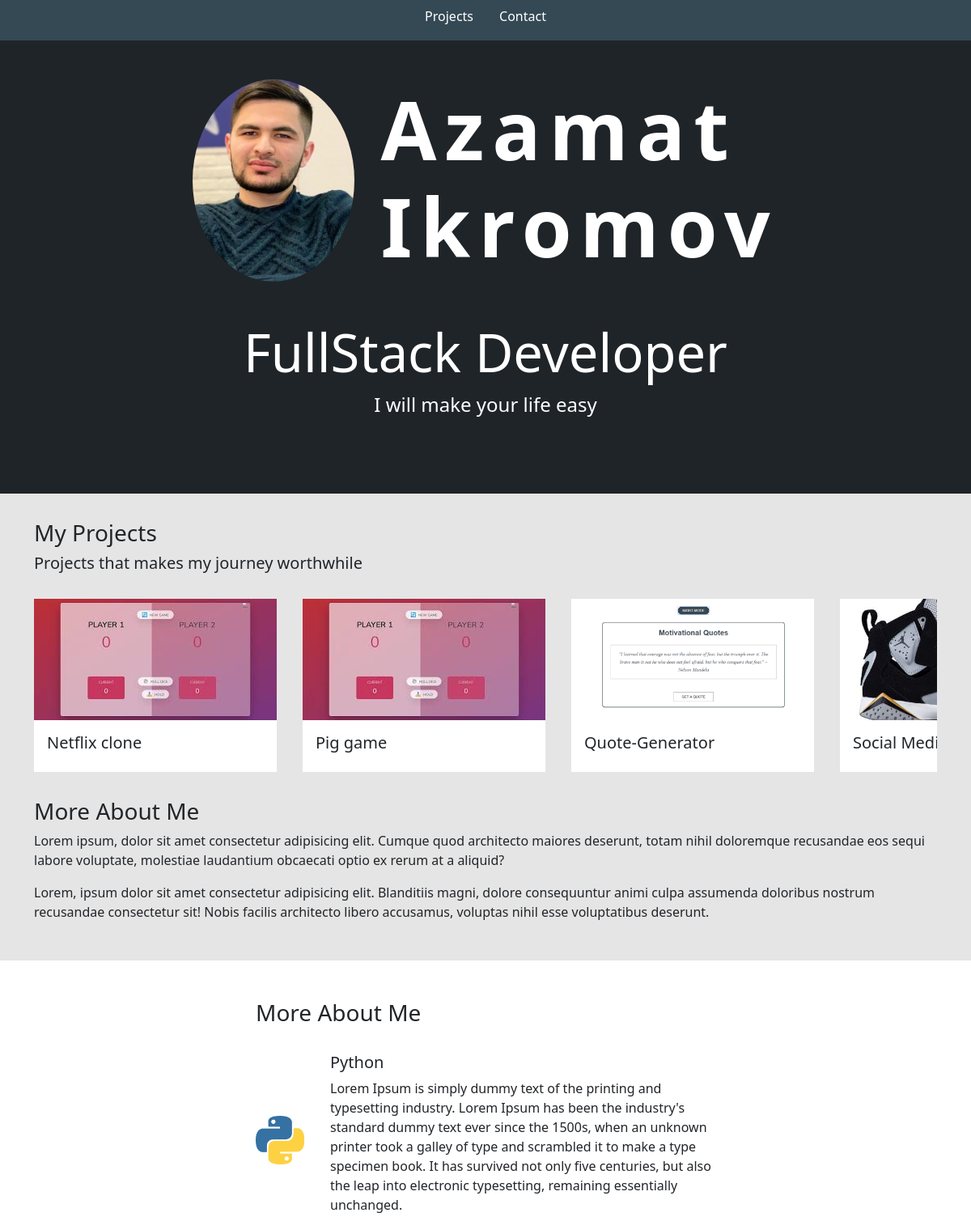
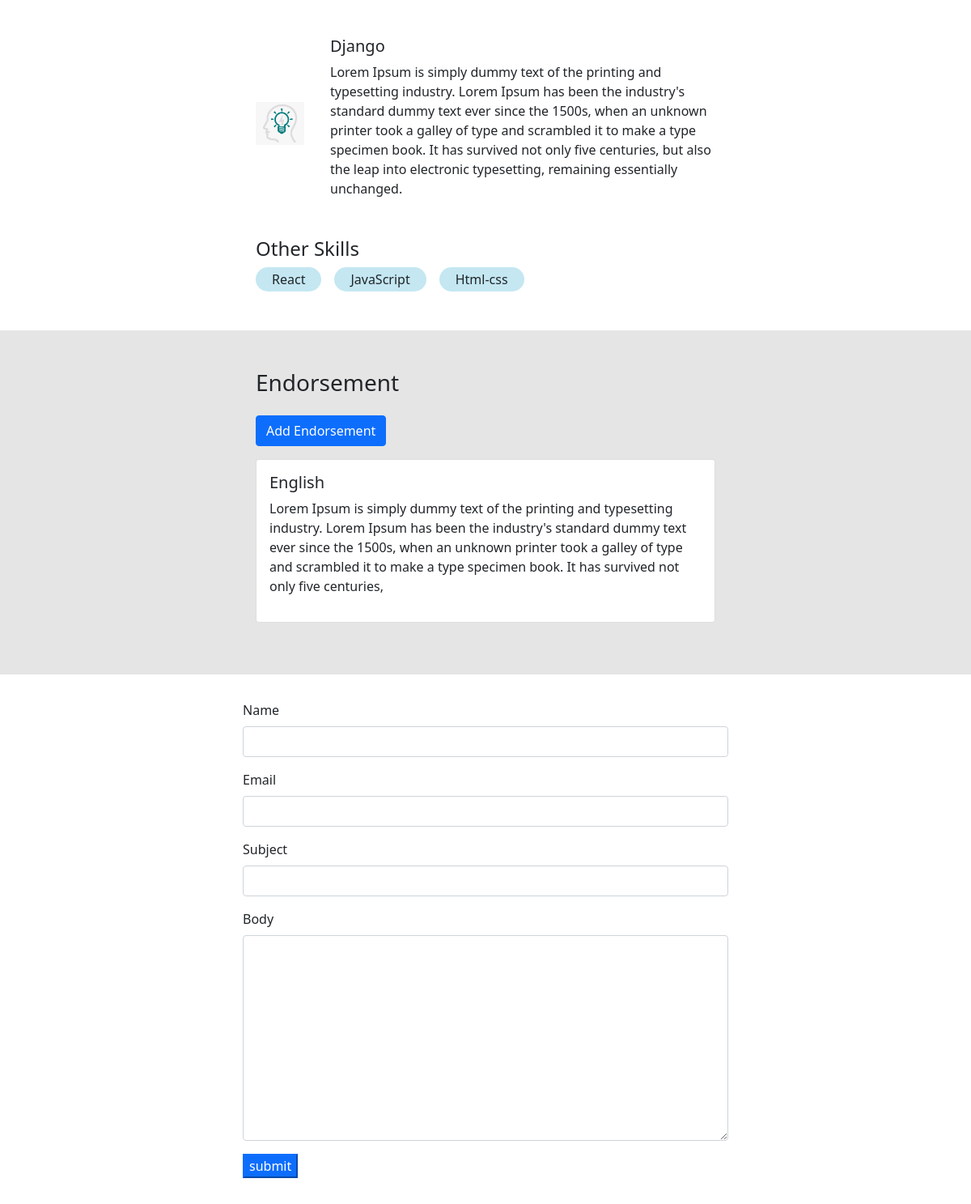
The page / on the database its author committed (2 pictures, top to bottom).
### base/models.py (models this page shows, shortened)
class Project(models.Model):
    title = models.CharField(max_length=200)
    thumbnail = models.ImageField(null=True)
    body = RichTextUploadingField()
    slug = models.SlugField(null=True, blank=True)
    created = models.DateTimeField(auto_now_add=True)
    id = models.UUIDField(default=uuid.uuid4, unique=True,primary_key=True, editable=False)

class Skill(models.Model):
    title = models.CharField(max_length=200)
    body = models.TextField(null=True, blank=True)
    logo = models.ImageField(null=True)
    created = models.DateTimeField(auto_now_add=True)
    id = models.UUIDField(default=uuid.uuid4, unique=True,primary_key=True, editable=False)

class Endorsement(models.Model):
    name = models.CharField(max_length=200,null=True)
    body = models.TextField()
    approved = models.BooleanField(default=False, null=True)
    featured = models.BooleanField(default=False)

class Message(models.Model):
    name = models.CharField(max_length=200,null=True)
    email = models.CharField(max_length=200,null=True)
    subject = models.CharField(max_length=200,null=True)
    body = models.TextField()
    is_read = models.BooleanField(default=False)
    created = models.DateTimeField(auto_now_add=True)
    id = models.UUIDField(default=uuid.uuid4, unique=True,primary_key=True, editable=False)

### base/views.py (the view)
# urls.py: path('', views.homePage, name="home"),
def homePage(request):
    projects = Project.objects.all()
    detailedskills = Skill.objects.exclude(body='')
    endorsement = Endorsement.objects.filter(approved=True)
    skills = Skill.objects.filter(body='')
    form =  MessageForm()
    if request.method == 'POST':
        form = MessageForm(request.POST)
        if form.is_valid():
            form.save()
            messages.success(request, "Your message was successfully send")
    context={
        "projects": projects,
        "skills":skills,
        "detailedskills":detailedskills,
        "form":form,
        "endoresements": endorsement,
    }
    return render(request, 'base/home.html',context)

### base/forms.py
class MessageForm(ModelForm):
    class Meta:
        model = Message
        fields = "__all__"
        exclude = ['is_read']
    def __init__(self, *args, **kwargs):
        super(MessageForm, self).__init__(*args, **kwargs)
        self.fields['name'].widget.attrs.update(
            {'class': 'form-control'})
        self.fields['email'].widget.attrs.update(
            {'class': 'form-control'})
        self.fields['subject'].widget.attrs.update(
            {'class': 'form-control'})
        self.fields['body'].widget.attrs.update(
            {'class': 'form-control', })

### base/templates/base/home.html (shortened to what this page needs)
{% extends 'base/main.html' %}
{% load static %}
{% block content %}
<section class="hero">
    <div class="hero--content">
        <div class="hero--content--intro">
            <img id="profile_pic" src="{% static 'images/azamat.jpg' %}" />
            <h1 class="intro--name">
                Azamat<br />
                Ikromov
            </h1>
        </div>
        <div class="hero--content--subheadline">
            <h3 class="description">FullStack Developer</h3>
            <p class="slogan">I will make your life easy</p>
        </div>
    </div>
</section>
<section class="container section--2">
    <h3>My Projects</h3>
    <h5>Projects that makes my journey worthwhile</h5>
    <div class="project--wrapper">
        {% for project in projects %}
        <div class="project--column">
            <a href="{% url 'project' project.id %}">
                <img class="project--thumbnail" src="{{project.thumbnail.url}}" />
            </a>
            <div class="project--body">
                <h5>{{project.title}}</h5>
            </div>
        </div>
        {% empty %}
        <h3>There are no project in database</h3>
        {% endfor %}
    </div>
    <div class="about--wrapper">
        <h3>More About Me</h3>
        <p>
            Lorem ipsum, dolor sit amet consectetur adipisicing elit. Cumque quod
            architecto maiores deserunt, totam nihil doloremque recusandae eos
            sequi labore voluptate, molestiae laudantium obcaecati optio ex rerum
            at a aliquid?
        </p>
        <p>
            Lorem, ipsum dolor sit amet consectetur adipisicing elit. Blanditiis
            magni, dolore consequuntur animi culpa assumenda doloribus nostrum
            recusandae consectetur sit! Nobis facilis architecto libero accusamus,
            voluptas nihil esse voluptatibus deserunt.
        </p>
    </div>
</section>
<section class="section--1">
    <div class="skills--container">
        <h3>More About Me</h3>
        {% for skill in detailedskills %}
        <div class="skills-wrapper">
            {% if skill.logo  %}
            <img class="skill--logo" src="{{skill.logo.url}}" />
            {% endif %}
            <div>
                <h5>{{skill.title}}</h5>
                <p>{{skill.body}}</p>
            </div>
        </div>
        {% endfor %}
        <h4>Other Skills</h4>
        <div class="other--skills--wrapper">
            {% for skill in skills  %}
            <div class="skill-tag">
                <span>{{skill.title}}</span>
            </div>
            {% endfor %}
        </div>
    </div>
</section>
<section class="section--2">
    <div class="skills--container">
        <h3>Endorsement</h3>
        <a class="btn btn-primary my-3" href="{% url 'add-endoresment' %}">Add Endorsement</a>
        {% for i in endoresements %}
        <div style="margin-bottom: 1em;" class="card ">
            <div class="card-body">
                <h5>{{i.name}}</h5>
                <p>{{i.body}}</p>
            </div>
        </div>
        {% endfor %}
    </div>
</section>
<section class="section--1">
    <div class="container">
        <form class="contact--form" method="POST">
            {% for field  in form %}
            <div class=" mb-3">
                <label for="exampleInputPassword" class="form-label">{{field.label}}</label>
                {{field}}
            </div>
            {% endfor %}
            <input class="btn-primary" type="submit" value="submit">
        </form>
    </div>
</section>
{% endblock %}

### static/styles/main.css (style rules this page uses)
body { background-color: #e5e5e5; }
.section--1 { background-color: #fff; padding-top: 2em; padding-bottom: 2em; }
.section--2 { background-color: #e5e5e5; padding-top: 2em; padding-bottom: 2em; }
.hero { background-color: #1f2428; min-height: 70vh; color: #fff; }
#profile_pic { height: 250px; width: 200px; object-fit: cover; border-radius: 50%; }
.hero--content { width: 800px; margin: 0 auto; padding-top: 3em; }
.hero--content--intro { display: flex; color: #fff; justify-content: center; align-items: center; gap: 2em; margin-bottom: 3em; }
.intro--name { font-size: 100px; letter-spacing: 0.1em; font-weight: 700; }
.description { font-size: 65px; text-align: center; }
.slogan { font-size: 24px; text-align: center; }
.project--wrapper { display: flex; justify-content: flex-start; gap: 2em; margin-top: 2em; margin-bottom: 2em; overflow-x: auto; }
.project--column { min-width: 300px; }
.project--thumbnail { width: 100%; height: 150px; object-fit: cover; }
.project--body { background-color: #fff; padding: 1em; }
.skills--container { width: 600px; margin: 0 auto; padding: 1em; }
.skills-wrapper { margin-top: 2em; margin-bottom: 2em; display: flex; gap: 2em; align-items: center; }
.skill--logo { width: 60px; }
.other--skills--wrapper { display: flex; flex-wrap: wrap; gap: 1em; }
.skill-tag { background-color: #c4e7f2; width: fit-content; padding: 3px 20px; border-radius: 20px; }
.contact--form { display: block; max-width: 600px; margin: 0 auto; }

### rows shown on the page
Project: thumbnail (picture), title "Netflix clone"
Project: thumbnail (picture), title "Pig game"
Project: thumbnail (picture), title "Quote-Generator"
Project: thumbnail (picture), title "Social…"
Skill: logo (picture), title "Python", body "Lorem Ipsum is simply dummy text of the printing and typesetting industry. Lorem Ipsum has been the industry's standard dummy text ever since the 1500s, when an unknown printer took a galley of type and scrambled it to make a type specimen book. It has survived not only five centuries, but also the leap into electronic typesetting, remaining essentially unchanged."
Skill: logo (picture), title "Django", body "Lorem Ipsum is simply dummy text of the printing and typesetting industry. Lorem Ipsum has been the industry's standard dummy text ever since the 1500s, when an unknown printer took a galley of type and scrambled it to make a type specimen book. It has survived not only five centuries, but also the leap into electronic typesetting, remaining essentially unchanged."
Skill: title "React"
Skill: title "JavaScript"
Skill: title "Html-css"
Endorsement: name "English", body "Lorem Ipsum is simply dummy text of the printing and typesetting industry. Lorem Ipsum has been the industry's standard dummy text ever since the 1500s, when an unknown printer took a galley of type and scrambled it to make a type specimen book. It has survived not only five centuries,"

### other values the page prints
{{ field.label }} "Name" "Email" "Subject" "Body"
